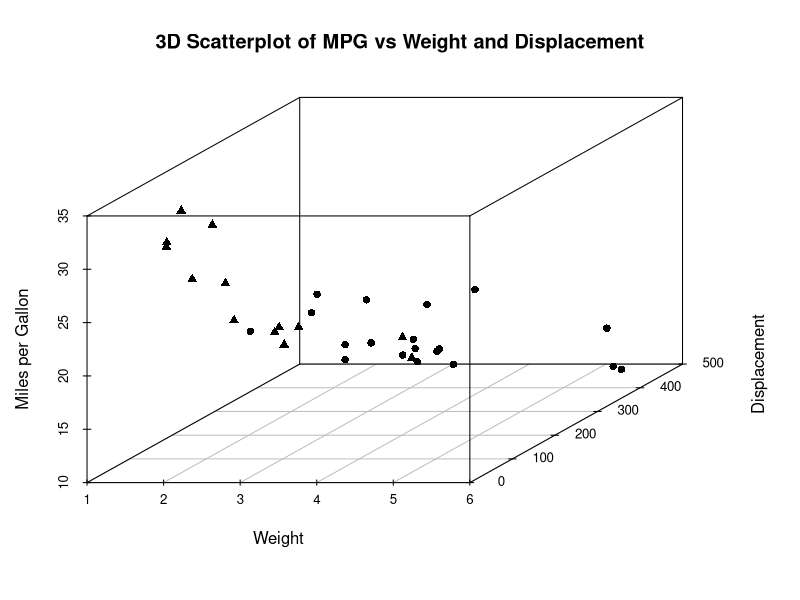
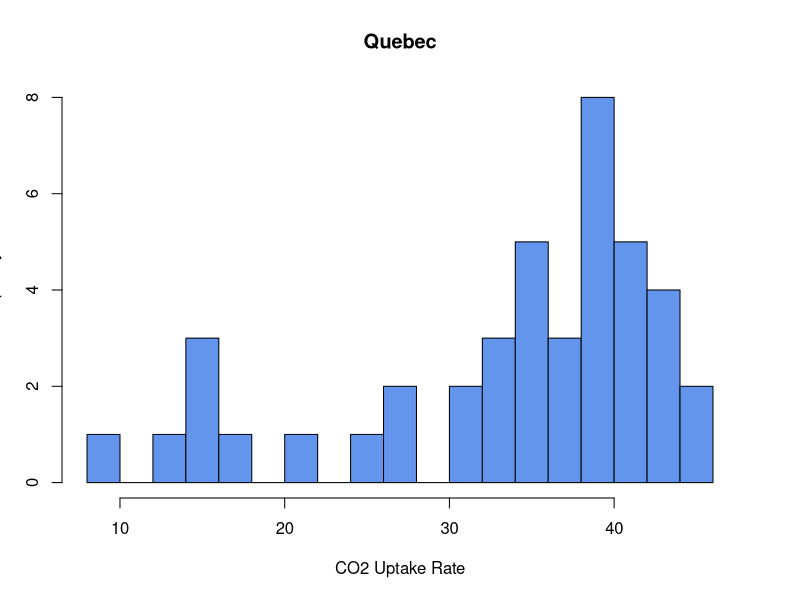
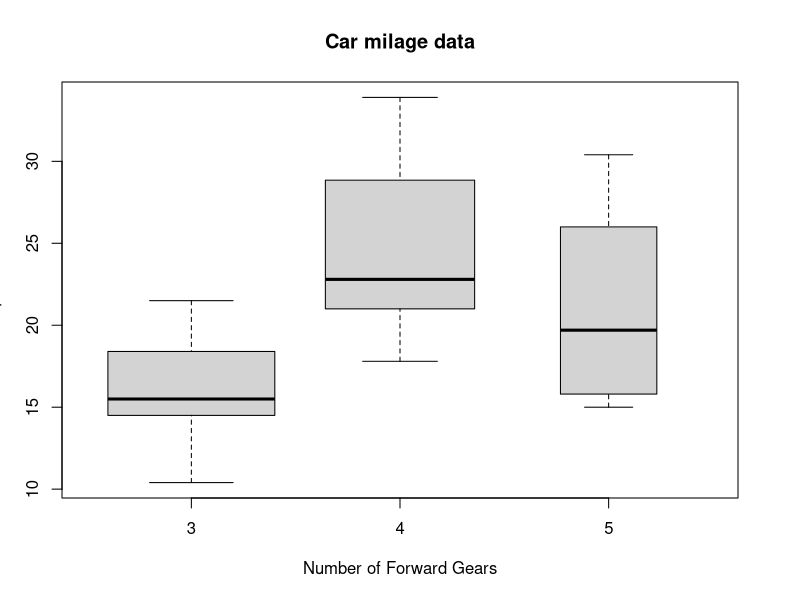

Write R code to recreate these figures, in order.
#Homework2 by Dmitrii Shurkhai

#Question1
#Using the sqldf() function found in the sqldf package to select data from
#the CO2 data set, execute the SQL statement required to calculate the average
#value for uptake grouped by Type. Please use only SQL for the solution to this
#question.

library(sqldf)

sqldf("
  SELECT Type,
         AVG(uptake) AS avg_uptake
  FROM CO2
  GROUP BY Type
")

#Question2
# Use the following vector assignment statements to provide data content for a
#new data frame:
#  Died.At <- c(22,40,72,41)
#Writer.At <- c(16, 18, 36, 36)
#First.Name <- c("John", "Edgar", "Walt", "Jane")
#Second.Name <- c("Doe", "Poe", "Whitman", "Austen")
#Sex <- c("MALE", "MALE", "MALE", "FEMALE")
#Date.Of.Death <- c("2015-05-10", "1849-10-07", "1892-
#03-26","1817-07-18")
Died.At <- c(22, 40, 72, 41)
Writer.At <- c(16, 18, 36, 36)
First.Name <- c("John", "Edgar", "Walt", "Jane")
Second.Name <- c("Doe", "Poe", "Whitman", "Austen")
Sex <- c("MALE", "MALE", "MALE", "FEMALE")
Date.Of.Death <- c("2015-05-10", "1849-10-07", "1892-03-26", "1817-07-18")

#Write some data munging code to performing the following operations:
#  • Create a new data frame df with the above data for each of six columns.
df <- data.frame(
  Died.At = Died.At,
  Writer.At = Writer.At,
  First.Name = First.Name,
  Second.Name = Second.Name,
  Sex = Sex,
  Date.Of.Death = Date.Of.Death,
  stringsAsFactors = FALSE
)
#• Use the appropriate as.() function to cast the Sex variable to a factor.
df$Sex <- as.factor(df$Sex)
#• The variable names are inconvenient so write R code to change them to:
#  age_at_death, age_as_writer, first_name, surname,
#gender, date_died [Hint: remember the names() function for data
#                   frames.]
names(df) <- c("age_at_death", "age_as_writer", "first_name", "surname", "gender", "date_died")
#• Say “John Doe” died on his birthday, calculate and display his birthdate
#value (only John’s) based on the variables date_died and
#age_at_death

john_doe <- df$first_name == "John" & df$surname == "Doe"
df$date_died <- as.Date(df$date_died)
library(lubridate)
john_birthdate_exact <- df$date_died[john_doe] %m-% years(df$age_at_death[john_doe])
john_birthdate_exact

#Question3
#When recording experimental observations, there are two general formats found
#in data sets – “long” and “wide.” The long format for recording observations is
#when there is one observation row per variable. 

product <- c("A", "B")
height  <- c(10, 20)
width   <- c(5, 10)
weight  <- c(2, NA)

observations_wide <- data.frame(product, height, width, weight)

#Write a data transformation R script to take the observations_wide data
#frame above and convert it to long format. Here is what the output should look
#like below (make sure you order the rows to match the results shown).

library(reshape2)

observations_long <- melt(
  observations_wide,
  id.vars = "product",
  variable.name = "variable",
  value.name = "value",
  na.rm = TRUE
)

observations_long

#not the right order

observations_long <- observations_long[
  order(observations_long$product, observations_long$variable),
]

observations_long 

# product variable value
#A height 10
#A width 5
#A weight 2
#B height 20
#B width 10

#Question4

#Using the mtcars data set, write an R script that calculates the average miles per
#gallon (mpg variable) by number of cylinders in the car (cyl variable). The
#output should be the following:
#  4 6 8
#26.66364 19.74286 15.10000


mpg_split <- split(mtcars$mpg, mtcars$cyl)

avg_mpg <- sapply(mpg_split, mean)

avg_mpg

#Question5

#Using the mtcars data set, write an R script to calculate the absolute difference
#between the average horsepower of 4-cylinder cars and the average horsepower
#of 8-cylinder cars. [Hint: you may wish to use the base R abs() function for
#                     calculating the absolute value of a number.]

mean_hp <- tapply(mtcars$hp, mtcars$cyl, mean)

# Compute the absolute difference between 4-cyl and 8-cyl
abs_diff <- abs(mean_hp["4"] - mean_hp["8"])

abs_diff
#4
#126.5779

#Question6
#Using the airquality data set, provide the R code that calculates mean value
#of the Temp variable when the Month variable is equal to 6?

mean(airquality$Temp[airquality$Month == 6])
#79.1

#Question7
#Write the dplyr code required to calculate the mean mpg for each
#transmission type (0 = automatic, 1 = manual) using the am variable in the
#mtcars data set. Sort the resulting list by mean mpg. Use a single dplyr

library(dplyr)

mtcars %>%
  group_by(am) %>%
  summarise(mean_mpg = mean(mpg)) %>%
  arrange(mean_mpg)
#statement with multiple pipes in the solution. The resulting output should be:
  # A tibble: 2 x 2
  # am mean_mpg
  # <dbl> <dbl>
  #1 0 17.1
  #2 1 24.4

#Question8
#In this question you’ll need to use the scatterplot3d package in order to
#render a 3D visualization for the mtcars data set. You’ll need to use the
#scatterplot3d() function in this package. Please provide the R code that
#produces a data visualization with the following requirements:
#  • Use the variables for the X, Y and Z axis respectively: wt, disp, mpg
#• Include an appropriate title for the plot
#• Include labels for each axis and include the units for the variables
#• Add a fourth data point to the plot, the am variable (transmission type), by
#using the pch argument.
#• Please specify each argument name when calling the function.

library(scatterplot3d)

scatterplot3d(
  x = mtcars$wt,
  y = mtcars$disp,
  z = mtcars$mpg,
  main = "3D Scatterplot of MPG vs Weight and Displacement",
  xlab = "Weight",
  ylab = "Displacement",
  zlab = "Miles per Gallon",
  pch = ifelse(mtcars$am == 0, 16, 17)
)

#Question9
#Using the CO2 data set, produce a histogram for the uptake variable for a
#subset of the data set where the Type variable is equal to “Quebec.” The
#visualization must follow the specifications:
#  • Use 20 cells (aka buckets, breaks) for the plot
#• Use the color name "cornflowerblue" for the plot
#• Add a title “Quebec”
#• Add an X-axis label "CO2 Uptake Rate"
#• Add a Y-axis label “Frequency”
#• Store the histogram in an object variable
#• Extract and display the metadata for break points (cell boundaries)
#• Extract and display the metadata for the counts for each cell

uptake_qc <- CO2$uptake[CO2$Type == "Quebec"]

hist_qc <- hist(
  x = uptake_qc,
  breaks = 20,
  col = "cornflowerblue",
  main = "Quebec",
  xlab = "CO2 Uptake Rate",
  ylab = "Frequency",
  plot = TRUE
)


# Extract and display the metadata for break points (cell boundaries)
hist_qc$breaks

#Extract and display the metadata for the counts for each cell
hist_qc$counts

#Question10
#Provide the R code necessary to reproduce the boxplot data visualization below
#using the mtcars data set. Make sure the width of each box represents the
#number of observations in the group.


boxplot(
  mpg ~ gear,
  data = mtcars,
  varwidth = TRUE,
  main = "Car milage data",
  xlab = "Number of Forward Gears",
  ylab = "Miles per Gallon",
  col = "lightgray"
)
